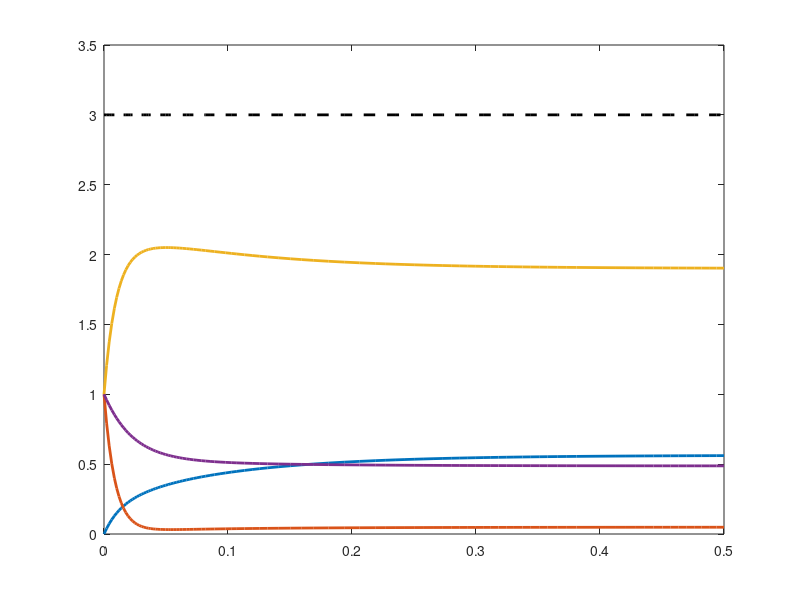

MATLAB code to generate this figure:
% set up initial conditions
ITot = 1;
PTot = 1;
KTot = 1;
A0 = 0;
AP0 = 0;
IK0 = 0;


% set rates
konA = 10;
koffA = 10;
kcatA = 10;
konI = 10;
koffI = 10;
kcatI = 100;

% create differential equations
dAdt = @(A,AP,I,IK) kcatA*IK-konA*(PTot-AP)*A+koffA*AP ;
dAPdt = @(A,AP,I,IK) konA*(PTot-AP)*A-koffA*AP-kcatI*AP ;
dIdt =  @(A,AP,I,IK) kcatI*AP-konI*(KTot-IK)*I+koffI*IK ;
dIKdt =  @(A,AP,I,IK) konI*(KTot-IK)*I-koffI*IK-kcatA*IK ;

dxdt = @(t,x) [ dAdt(x(1),x(2),x(3),x(4));
        dAPdt(x(1),x(2),x(3),x(4));
        dIdt(x(1),x(2),x(3),x(4));
        dIKdt(x(1),x(2),x(3),x(4))];
    
% solve system
[T,X] = ode45(dxdt,[0,0.5],[A0,ITot,PTot,KTot]);

% plot
figure(1); clf; hold on; box on;
plot(T,X,'LineWidth',2);
plot(T,sum(X,2),'--k','LineWidth',2);


%%

KTotMin=1e-3;
KTotMax=1e2;
steppers=10;
index=linspace(log(KTotMin),log(KTotMax),steppers);

for i=1:steppers-1
    
    
    
end
